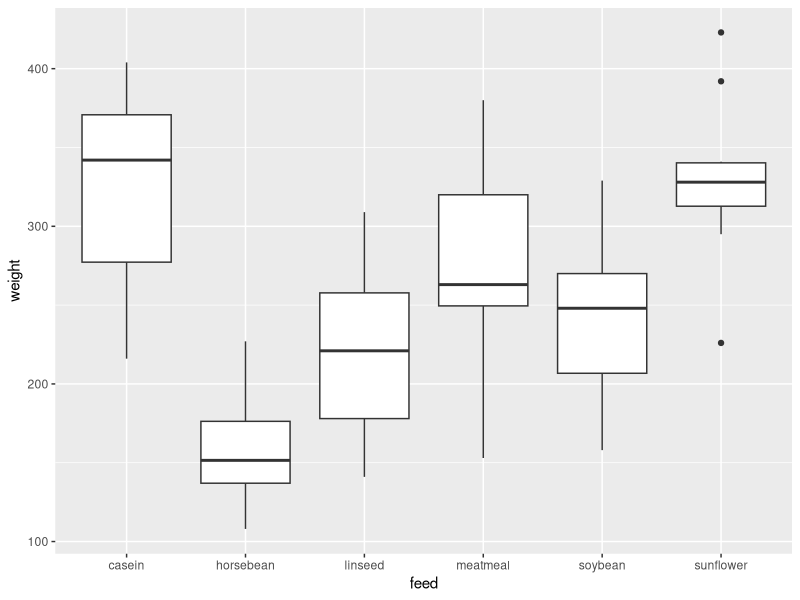
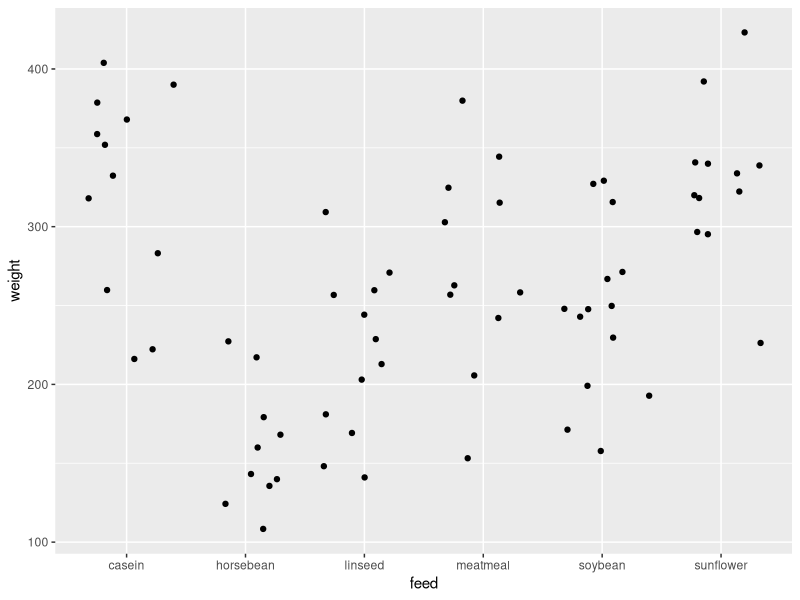

R code for these plots, in order:
# report making 
#misk class
# 04.10.2020

library(tidyverse)

data(chickwts)


chickwts %>% 
  group_by(feed) %>% 
  summarise(n = n(),
           avrage = mean(weight),
           SD = sd(weight))


chickwts %>% 
  ggplot( aes ( x=feed , y=weight) ) + geom_boxplot()

chickwts %>% 
  ggplot( aes ( x=feed , y=weight)) +
  geom_jitter() +
  stat_summary(fun.data = mean_sdl, # add the mean and the Std. Dev.
               fun.args = list(mult = 1),  # Add onlye 1 std. Dev.
               col = "red") 
#  geom_point(position = position_jitter(seed = 136)) +

chick_lm <- lm( weight ~ feed , data = chickwts)


chick_lm %>% 
  anova()

TukeyHSD(aov( weight ~ feed , data = chickwts))

